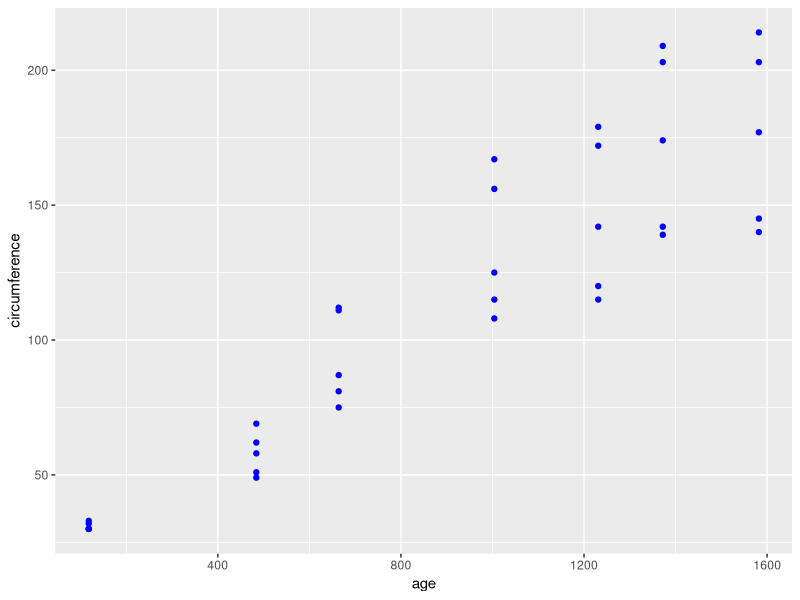
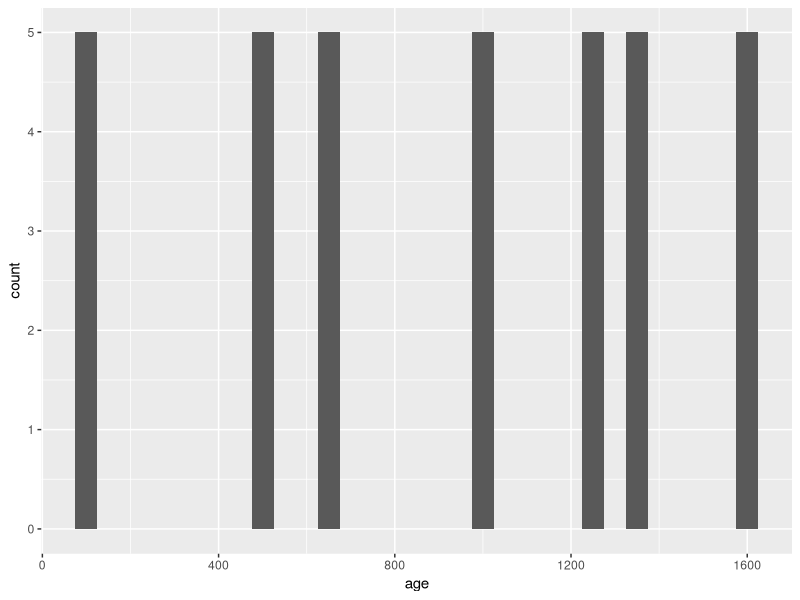

These figures' R source, in order:
## ---- chunk 1
knitr::opts_chunk$set(echo = TRUE)
## ---- chunk 2
# look at available R datasets
# library(help="datasets")

# assign stock data set Orange to data variable
data = Orange

# check out the data to see what we can plot
knitr::kable(summary(data))

# Read about the dataset
# ?Orange
## ---- chunk 3
# install and load package ggplot2 if you did not already
# install.packages("ggplot2")

# initialize library
library("ggplot2")

# use ggplot package to create a scatterplot of age vs. circumference
ggplot(data) +
        geom_point(mapping = aes(x=age, y=circumference), color="blue")
## ---- chunk 4
# use ggplot package to create a histogram of ages of trees (days since 1968/12/31)
ggplot(data) +
        geom_histogram(mapping = aes(x=age), binwidth=50)
